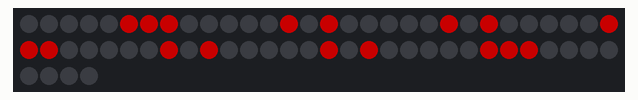
Recording of a sketch running on a simulated ESP32. On the bench: 64 RGB LEDs in strip order, left to right, continuing on the next row. Dim RGB values are drawn brighter than linear.

Above: at 12.8 s.

Measured:
- what the display in image 0 shows lasts 1.2 s, from 12.7 s to 13.9 s

The sketch:

main.ino
```cpp
#include <NeoPixelBus.h>

#define LED_PIN 5      // Pin connected to the data input of WS2812B LED strip
#define LED_COUNT 64   // Number of LEDs in the strip

// Define the color order of the LEDs (e.g., GRB)
#define COLOR_ORDER RGB

// Create an instance of the NeoPixelBus for the LED strip
NeoPixelBus<NeoGrbFeature, NeoEsp32I2s1800KbpsMethod> strip(LED_COUNT, LED_PIN);

// Arrays for target LEDs
const int targetLED0[] = {53,45,37,29,21,13,5,6,7,15,23,31,39,47,55,54};
const int targetLED1[] = {7,15,23,31,39,47,55};
const int targetLED2[] = {5,6,7,15,23,31,30,29,37,45,53,54,55};
const int targetLED3[] = {5,6,7,15,23,31,30,29,39,47,55,54,53};
const int targetLED4[] = {5,13,21,29,30,31,7,15,23,39,47,55};
const int targetLED5[] = {7,6,5,13,21,29,30,31,39,47,55,54,53};
const int targetLED6[] = {7,6,5,13,21,29,37,45,53,54,55,47,39,31,30};
const int targetLED7[] = {5,6,7,15,23,29,30,31,39,47,55};
const int targetLED8[] = {53,45,37,30,29,21,13,5,6,7,15,23,31,39,47,55,54};
const int targetLED9[] = {7,6,5,13,15,21,23,29,30,31,39,55,47};

const int* targetLEDs[] = {targetLED0, targetLED1, targetLED2, targetLED3, targetLED4, targetLED5, targetLED6, targetLED7, targetLED8, targetLED9};
const int targetLEDCounts[] = {16, 7, 13, 13, 12, 13, 15, 11, 17, 13};  // The number of elements in each targetLED array

unsigned long lastUpdateTime = 0; // Last time the animation was updated

void setup() {
  // Initialize the LED strip
  strip.Begin();
  strip.Show();  // Initialize all pixels to 'off'
}

void turnOnLEDs(const int* targetLEDs, int count, RgbColor color) {
  for (int i = 0; i < count; i++) {
    strip.SetPixelColor(targetLEDs[i], color);
    delay(10);
  }
  strip.Show();
}

void turnOffLEDs(const int* targetLEDs, int count) {
  for (int i = 0; i < count; i++) {
    strip.SetPixelColor(targetLEDs[i], RgbColor(0, 0, 0));
    delay(10);
  }
  strip.Show();
}

void loop() {
  unsigned long currentTime = millis();
  if (currentTime - lastUpdateTime >= 2500) {  // Change 2500 to adjust timing between each step
    lastUpdateTime = currentTime;

    // Turn off all LEDs
    for (int i = 0; i < LED_COUNT; i++) {
      strip.SetPixelColor(i, RgbColor(0, 0, 0)); // Turn off color
    }
    strip.Show();

    for (int i = 0; i < 10; i++) {
      turnOnLEDs(targetLEDs[i], targetLEDCounts[i], RgbColor(100, 0, 0)); // Red
      delay(1000);
      turnOffLEDs(targetLEDs[i], targetLEDCounts[i]);
    }
  }
}
```
